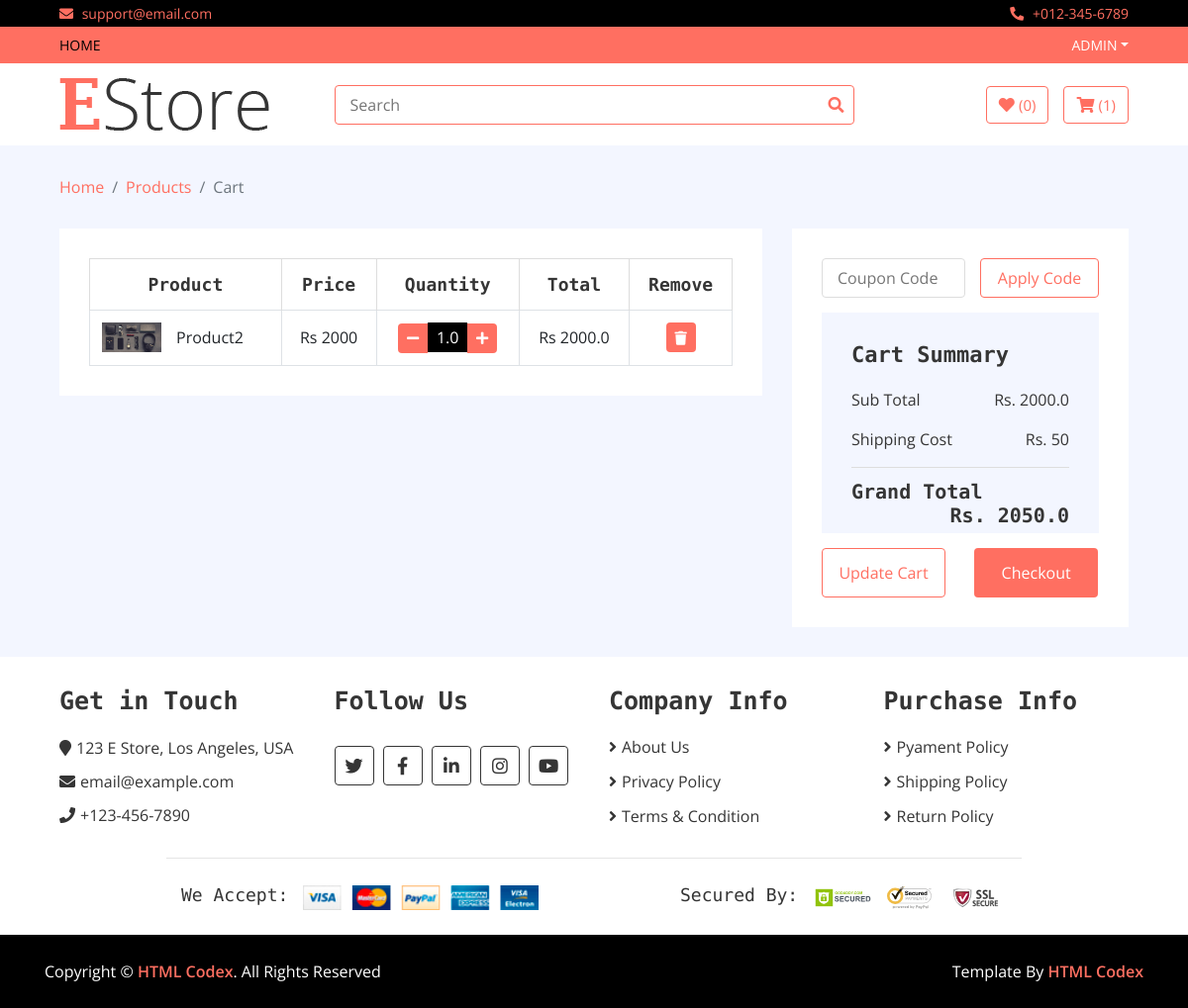
The app's page /cart/ (signed in), older data.
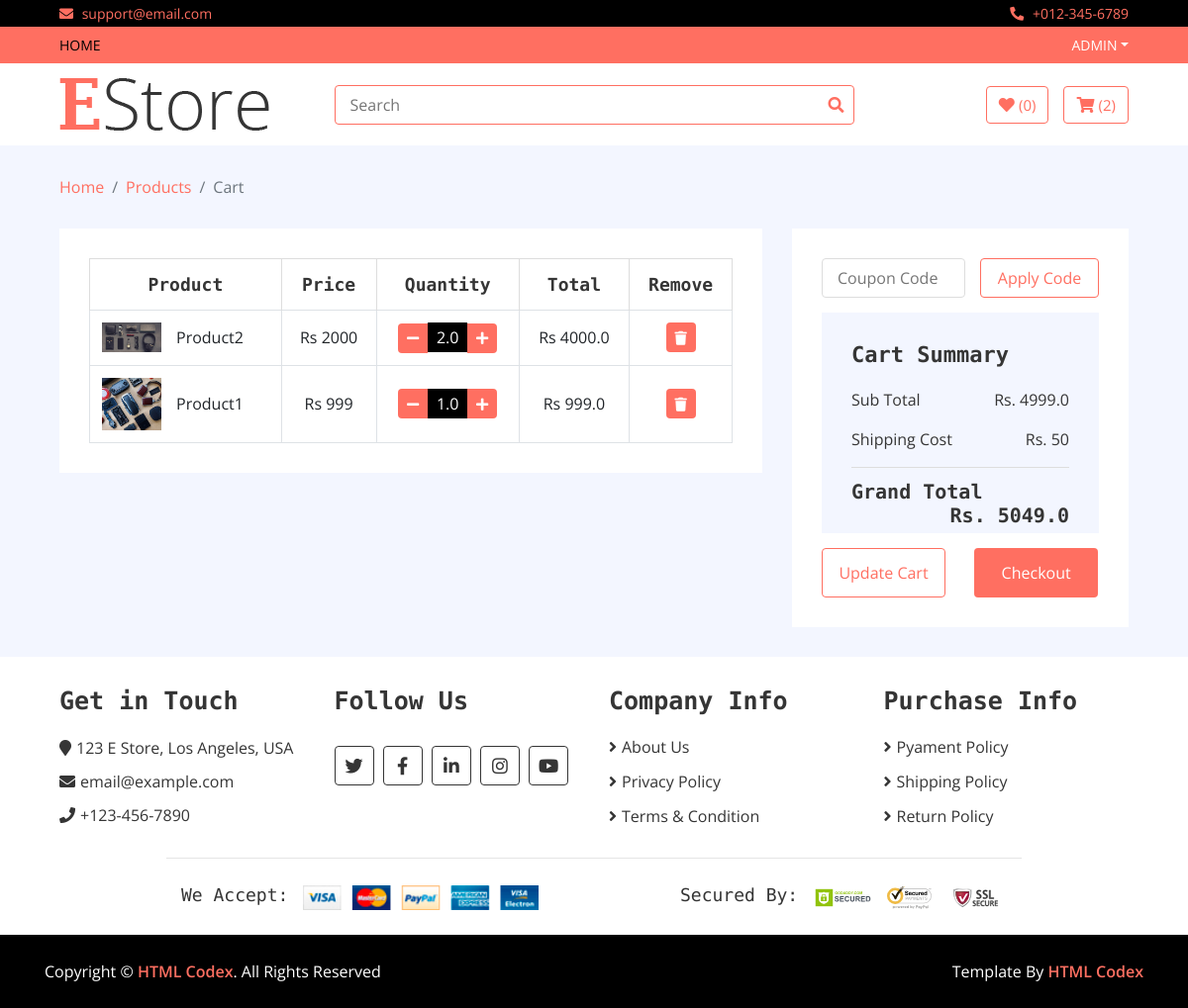
The same page, newer data.
### home/models.py (models this page shows, shortened)
class Cart(models.Model):
    username = models.CharField(max_length=300)
    slug = models.CharField(max_length=300)
    quantity = models.FloatField()
    total = models.FloatField()
    items = models.ForeignKey(Product,on_delete=models.CASCADE)
    date = models.DateTimeField(auto_now_add=True)
    checkout = models.BooleanField(default=False)

class Product(models.Model):
    name = models.CharField(max_length=300)
    price = models.IntegerField()
    discounted_price = models.IntegerField(default=0)
    category = models.ForeignKey(Category, on_delete=models.CASCADE)
    brand = models.ForeignKey(Brand, on_delete=models.CASCADE)
    image = models.ImageField(upload_to='media')
    desription = models.TextField(blank = True)
    specification = models.TextField(blank = True)
    stock = models.CharField(choices=STOCK,max_length=50)
    labels = models.CharField(choices=LABELS,max_length=50,blank = True)
    slug = models.CharField(max_length=500, default="")
    class Meta:
        ordering = ("id","price","name")

### home/views.py (the view)
# urls.py: path('cart/', CartView.as_view(), name='cart'),
class CartView(Base):
    def get(self,request):
        username = request.user.username
        self.views['my_cart'] = Cart.objects.filter(username = username)
        my_cart = Cart.objects.filter(username=username, checkout=False)
        s = 0
        for i in my_cart:
            s = s+ i.total
        self.views['all_total'] = s
        delevery_charge = 50
        self.views['grand_total'] = s + delevery_charge
        self.views['count_cart'] = Cart.objects.filter(username = request.user.username, checkout = False).count()
        return render(request,'cart.html',self.views)

### templates/cart.html
{% extends 'base.html' %}
{% load static %}
{% block content %}
        <div class="breadcrumb-wrap">
            <div class="container-fluid">
                <ul class="breadcrumb">
                    <li class="breadcrumb-item"><a href="#">Home</a></li>
                    <li class="breadcrumb-item"><a href="#">Products</a></li>
                    <li class="breadcrumb-item active">Cart</li>
                </ul>
            </div>
        </div>
        <div class="cart-page">
            <div class="container-fluid">
                <div class="row">
                    <div class="col-lg-8">
                        <div class="cart-page-inner">
                            <div class="table-responsive">
                                <table class="table table-bordered">
                                    <thead class="thead-dark">
                                        <tr>
                                            <th>Product</th>
                                            <th>Price</th>
                                            <th>Quantity</th>
                                            <th>Total</th>
                                            <th>Remove</th>
                                        </tr>
                                    </thead>
                                    <tbody class="align-middle">
                                    {% for cart in my_cart %}
                                        <tr>
                                            <td>
                                                <div class="img">
                                                    <a href="#"><img src="{{cart.items.image.url}}" alt="Image"></a>
                                                    <p>{{cart.items.name}}</p>
                                                </div>
                                            </td>
                                            {% if cart.items.discounted_price > 0 %}
                                            <td>Rs {{cart.items.discounted_price}}</td>
                                            {% else %}
                                            <td>Rs {{cart.items.price}}</td>
                                            {% endif %}
                                            <td>
                                                <div class="qty">
                                                    <a href = "/reduce_cart/{{cart.slug}}"><button class="btn-minus"><i class="fa fa-minus"></i></button></a>
                                                    <input type="text" value="{{cart.quantity}}">
                                                    <a href = "/add_to_cart/{{cart.slug}}"><button class="btn-plus"><i class="fa fa-plus"></i></button></a>
                                                </div>
                                            </td>
                                            <td>Rs {{cart.total}}</td>
                                            <td><a href = "/delete_cart/{{cart.slug}}"><button><i class="fa fa-trash"></i></button></a></td>
                                        </tr>
                                    {% endfor %}
                                    </tbody>
                                </table>
                            </div>
                        </div>
                    </div>
                    <div class="col-lg-4">
                        <div class="cart-page-inner">
                            <div class="row">
                                <div class="col-md-12">
                                    <div class="coupon">
                                        <input type="text" placeholder="Coupon Code">
                                        <button>Apply Code</button>
                                    </div>
                                </div>
                                <div class="col-md-12">
                                    <div class="cart-summary">
                                        <div class="cart-content">
                                            <h1>Cart Summary</h1>
                                            <p>Sub Total<span>Rs. {{all_total}}</span></p>
                                            <p>Shipping Cost<span>Rs. 50</span></p>
                                            <h2>Grand Total<span>Rs. {{grand_total}}</span></h2>
                                        </div>
                                        <div class="cart-btn">
                                            <button>Update Cart</button>
                                            <button>Checkout</button>
                                        </div>
                                    </div>
                                </div>
                            </div>
                        </div>
                    </div>
                </div>
            </div>
        </div>
{% endblock %}

### templates/base.html (shortened to what this page needs)
<!DOCTYPE html>
{% load static %}
<html lang="en">
    <head>
        <link href="https://stackpath.bootstrapcdn.com/bootstrap/4.4.1/css/bootstrap.min.css" rel="stylesheet">
        <link href="https://cdnjs.cloudflare.com/ajax/libs/font-awesome/5.10.0/css/all.min.css" rel="stylesheet">
        <link href="{% static 'lib/slick/slick.css' %}" rel="stylesheet">
        <link href="{% static 'lib/slick/slick-theme.css' %}" rel="stylesheet">
        <link href="{% static 'css/style.css' %}" rel="stylesheet">
    </head>
    <body>
        <div class="top-bar">
            <div class="container-fluid">
                <div class="row">
                    <div class="col-sm-6">
                        <i class="fa fa-envelope"></i>
                        support@email.com
                    </div>
                    <div class="col-sm-6">
                        <i class="fa fa-phone-alt"></i>
                        +012-345-6789
                    </div>
                </div>
            </div>
        </div>
        <div class="nav">
            <div class="container-fluid">
                <nav class="navbar navbar-expand-md bg-dark navbar-dark">
                    <div class="collapse navbar-collapse justify-content-between" id="navbarCollapse">
                        <div class="navbar-nav mr-auto">
                            <a href="index.html" class="nav-item nav-link active">Home</a>
                        </div>
                        <div class="navbar-nav ml-auto">
                            {% if user.is_authenticated %}
                            <div class="nav-item dropdown">
                                <a href="#" class="nav-link dropdown-toggle" data-toggle="dropdown">{{user.username}}</a>
                            </div>
                            {% endif %}
                        </div>
                    </div>
                </nav>
            </div>
        </div>
        <div class="bottom-bar">
            <div class="container-fluid">
                <div class="row align-items-center">
                    <div class="col-md-3">
                        <div class="logo">
                            <a href="index.html">
                                <img src="img/logo.png" alt="Logo">
                            </a>
                        </div>
                    </div>
                    <div class="col-md-6">
                        <div class="search">
                            <form action = "/search" method = "GET">
                            <input name = "query" type="text" placeholder="Search">
                            <button type = "submit"><i class="fa fa-search"></i></button>
                            </form>
                        </div>
                    </div>
                    <div class="col-md-3">
                        <div class="user">
                            <a href="wishlist.html" class="btn wishlist">
                                <i class="fa fa-heart"></i>
                                <span>(0)</span>
                            </a>
                            <a href="cart.html" class="btn cart">
                                <i class="fa fa-shopping-cart"></i>
                                <span>({{count_cart}})</span>
                            </a>
                        </div>
                    </div>
                </div>
            </div>
        </div>
{% block content %}
{% endblock %}
        <div class="footer">
            <div class="container-fluid">
                <div class="row">
                    <div class="col-lg-3 col-md-6">
                        <div class="footer-widget">
                            <h2>Get in Touch</h2>
                            <div class="contact-info">
                                <p><i class="fa fa-map-marker"></i>123 E Store, Los Angeles, USA</p>
                                <p><i class="fa fa-envelope"></i>email@example.com</p>
                                <p><i class="fa fa-phone"></i>+123-456-7890</p>
                            </div>
                        </div>
                    </div>
                    <div class="col-lg-3 col-md-6">
                        <div class="footer-widget">
                            <h2>Follow Us</h2>
                            <div class="contact-info">
                                <div class="social">
                                    <a href=""><i class="fab fa-twitter"></i></a>
                                    <a href=""><i class="fab fa-facebook-f"></i></a>
                                    <a href=""><i class="fab fa-linkedin-in"></i></a>
                                    <a href=""><i class="fab fa-instagram"></i></a>
                                    <a href=""><i class="fab fa-youtube"></i></a>
                                </div>
                            </div>
                        </div>
                    </div>
                    <div class="col-lg-3 col-md-6">
                        <div class="footer-widget">
                            <h2>Company Info</h2>
                            <ul>
                                <li><a href="#">About Us</a></li>
                                <li><a href="#">Privacy Policy</a></li>
                                <li><a href="#">Terms & Condition</a></li>
                            </ul>
                        </div>
                    </div>
                    <div class="col-lg-3 col-md-6">
                        <div class="footer-widget">
                            <h2>Purchase Info</h2>
                            <ul>
                                <li><a href="#">Pyament Policy</a></li>
                                <li><a href="#">Shipping Policy</a></li>
                                <li><a href="#">Return Policy</a></li>
                            </ul>
                        </div>
                    </div>
                </div>
                <div class="row payment align-items-center">
                    <div class="col-md-6">
                        <div class="payment-method">
                            <h2>We Accept:</h2>
                            <img src="img/payment-method.png" alt="Payment Method" />
                        </div>
                    </div>
                    <div class="col-md-6">
                        <div class="payment-security">
                            <h2>Secured By:</h2>
                            <img src="img/godaddy.svg" alt="Payment Security" />
                            <img src="img/norton.svg" alt="Payment Security" />
                            <img src="img/ssl.svg" alt="Payment Security" />
                        </div>
                    </div>
                </div>
            </div>
        </div>
        <div class="footer-bottom">
            <div class="container">
                <div class="row">
                    <div class="col-md-6 copyright">
                        <p>Copyright &copy; <a href="https://htmlcodex.com">HTML Codex</a>. All Rights Reserved</p>
                    </div>
                    <div class="col-md-6 template-by">
                        <p>Template By <a href="https://htmlcodex.com">HTML Codex</a></p>
                    </div>
                </div>
            </div>
        </div>
    </body>
</html>

Row changes from the older to the newer data that the page shows:
changed Cart "Product2": quantity "1.0" → "2.0"; total "2000.0" → "4000.0"
added Cart: items.image (picture), items.name "Product1", items.discounted_price "999", quantity "1.0", total "999.0"
Text that changed along with them:
{{ count_cart }}: "1" → "2"
{{ all_total }}: "2000.0" → "4999.0"
{{ grand_total }}: "2050.0" → "5049.0"
